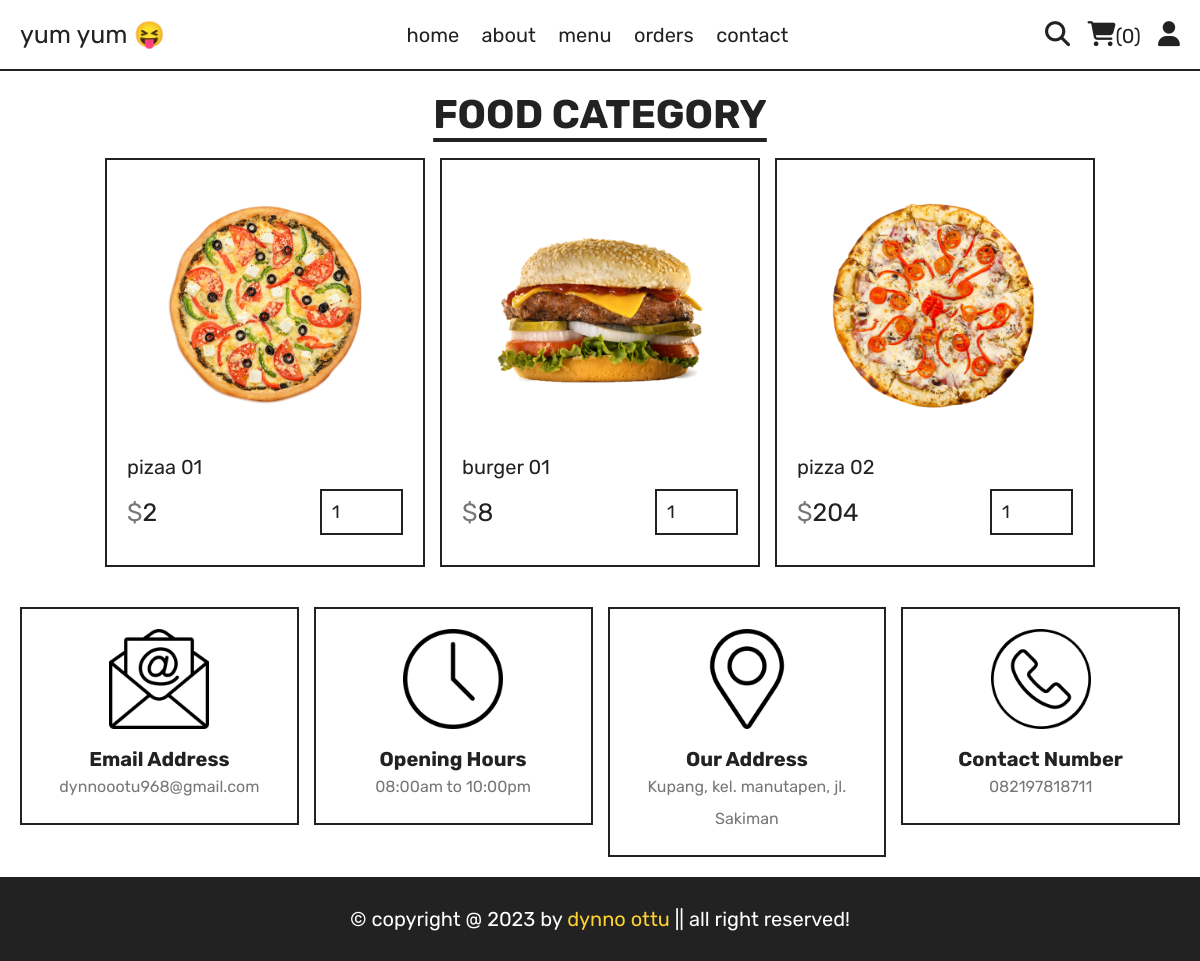
/category.php?category=fast food, run on the app's committed database.
### tables this page shows
CREATE TABLE `products` (
  `id` int(100) NOT NULL,
  `name` varchar(100) NOT NULL,
  `category` varchar(100) NOT NULL,
  `price` int(10) NOT NULL,
  `image` varchar(100) NOT NULL
);

### category.php (the view, shortened to what this page needs)
<?php
include 'components/connect.php';
?>
<!DOCTYPE html>
<html lang="en">
<head>
    <link rel="stylesheet" href="https://cdnjs.cloudflare.com/ajax/libs/font-awesome/6.2.1/css/all.min.css">
    <link rel="stylesheet" href="css/style.css">
</head>
<body>
    <?php include 'components/user_header.php' ?>
    <section class="products">
        <h1 class="title">food category</h1>
        <div class="box-container">
            <?php
            $category = $_GET['category'];
            $select_products = $conn->prepare("SELECT * FROM `products` WHERE category = ?");
            $select_products->execute([$category]);
            if ($select_products->rowCount() > 0) {
                while ($fetch_products = $select_products->fetch(PDO::FETCH_ASSOC)) {
            ?>
                    <form action="" method="post" class="box">
                        <img src="uploaded_img/<?= $fetch_products['image']; ?>" class="image" alt="">
                        <div class="name"><?= $fetch_products['name']; ?></div>
                        <div class="flex">
                            <div class="price"><span>$</span><?= $fetch_products['price']; ?></div>
                            <input type="number" class="qty" name="qty" value="1" min="1" max="99" maxlength="2">
                        </div>
                    </form>
            <?php
                }
            } else {
                echo '<div class="empty">no products added yet!</div>';
            }
            ?>
        </div>
    </section>
    <?php include 'components/footer.php'; ?>
</body>
</html>

### css/style.css (style rules this page uses)
:root { --yellow:#fed330; --red:#e74c3c; --white:#fff; --black: #222; --light-color:#777; --border:.2rem solid var(--black); }
* { font-family: 'Rubik', sans-serif; margin: 0; padding: 0; box-sizing: border-box; outline: none; border: none; text-decoration: none; }
html { font-size: 62.5%; overflow-x: hidden; scroll-behavior: smooth; scroll-padding: 7rem; }
section { padding: 2rem; margin: 0 auto; max-width: 1200px; }
.title { margin-bottom: 2rem; text-align: center; text-transform: uppercase; font-size: 4rem; color: var(--black); text-decoration: underline; text-underline-offset: 1rem; }
.products .box-container { display: grid; grid-template-columns: repeat(auto-fit, 32rem); gap: 1.5rem; align-items: flex-start; justify-content: center; }
.products .box-container .box { padding: 2rem; position: relative; border: var(--border); overflow: hidden; }
.products .box-container .box .image { height: 25rem; width: 100%; object-fit: contain; margin-bottom: 1rem; }
.products .box-container .box { font-size: 1.8rem; color: var(--light-color); }
.products .box-container .box .name { font-size: 2rem; color: var(--black); margin: 1rem 0; }
.products .box-container .box .flex { display: flex; gap: 1rem; align-items: center; margin: 1rem 0; }
.products .box-container .box .flex .price { font-size: 2.5rem; color: var(--black); margin-right: auto; }
.products .box-container .box .flex .price span { font: 2rem; color: var(--light-color); }
.products .box-container .box .flex .qty { padding: 1rem; border: var(--border); font-size: 1.8rem; color: var(--black); }

### data on the page
products: image (picture), name "pizaa 01", price "2"
products: image (picture), name "burger 01", price "8"
products: image (picture), name "pizza 02", price "204"

### other printed values
$total_user_cart_items "0"
